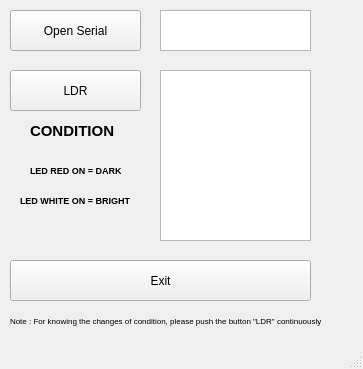
<?xml version="1.0" encoding="UTF-8"?>
<ui version="4.0">
 <class>MainWindow</class>
 <widget class="QMainWindow" name="MainWindow">
  <property name="geometry">
   <rect>
    <x>0</x>
    <y>0</y>
    <width>363</width>
    <height>369</height>
   </rect>
  </property>
  <property name="windowTitle">
   <string>MainWindow</string>
  </property>
  <property name="autoFillBackground">
   <bool>false</bool>
  </property>
  <widget class="QWidget" name="centralwidget">
   <widget class="QTextEdit" name="textEdit_LogMessage">
    <property name="geometry">
     <rect>
      <x>160</x>
      <y>10</y>
      <width>151</width>
      <height>41</height>
     </rect>
    </property>
   </widget>
   <widget class="QPushButton" name="pushButton_OpenSerial">
    <property name="geometry">
     <rect>
      <x>10</x>
      <y>10</y>
      <width>131</width>
      <height>41</height>
     </rect>
    </property>
    <property name="text">
     <string>Open Serial</string>
    </property>
   </widget>
   <widget class="QPushButton" name="pushButton_Exit">
    <property name="geometry">
     <rect>
      <x>10</x>
      <y>260</y>
      <width>301</width>
      <height>41</height>
     </rect>
    </property>
    <property name="text">
     <string>Exit</string>
    </property>
   </widget>
   <widget class="QPushButton" name="pushButton_LDR">
    <property name="geometry">
     <rect>
      <x>10</x>
      <y>70</y>
      <width>131</width>
      <height>41</height>
     </rect>
    </property>
    <property name="text">
     <string>LDR</string>
    </property>
   </widget>
   <widget class="QLabel" name="label">
    <property name="geometry">
     <rect>
      <x>30</x>
      <y>120</y>
      <width>121</width>
      <height>21</height>
     </rect>
    </property>
    <property name="font">
     <font>
      <pointsize>11</pointsize>
      <weight>75</weight>
      <bold>true</bold>
     </font>
    </property>
    <property name="text">
     <string>CONDITION </string>
    </property>
   </widget>
   <widget class="QLabel" name="label_3">
    <property name="geometry">
     <rect>
      <x>10</x>
      <y>300</y>
      <width>321</width>
      <height>41</height>
     </rect>
    </property>
    <property name="font">
     <font>
      <pointsize>6</pointsize>
      <weight>50</weight>
      <bold>false</bold>
     </font>
    </property>
    <property name="text">
     <string>Note : For knowing the changes of condition, please push the button &quot;LDR&quot; continuously</string>
    </property>
   </widget>
   <widget class="QLabel" name="label_2">
    <property name="geometry">
     <rect>
      <x>170</x>
      <y>150</y>
      <width>121</width>
      <height>31</height>
     </rect>
    </property>
    <property name="font">
     <font>
      <pointsize>14</pointsize>
      <weight>75</weight>
      <bold>true</bold>
     </font>
    </property>
    <property name="text">
     <string/>
    </property>
   </widget>
   <widget class="QTextEdit" name="textEdit_LogMessage_2">
    <property name="geometry">
     <rect>
      <x>160</x>
      <y>70</y>
      <width>151</width>
      <height>171</height>
     </rect>
    </property>
   </widget>
   <widget class="QLabel" name="label_4">
    <property name="geometry">
     <rect>
      <x>30</x>
      <y>160</y>
      <width>121</width>
      <height>21</height>
     </rect>
    </property>
    <property name="font">
     <font>
      <pointsize>7</pointsize>
      <weight>75</weight>
      <bold>true</bold>
     </font>
    </property>
    <property name="text">
     <string>LED RED ON = DARK</string>
    </property>
   </widget>
   <widget class="QLabel" name="label_5">
    <property name="geometry">
     <rect>
      <x>20</x>
      <y>190</y>
      <width>131</width>
      <height>21</height>
     </rect>
    </property>
    <property name="font">
     <font>
      <pointsize>7</pointsize>
      <weight>75</weight>
      <bold>true</bold>
     </font>
    </property>
    <property name="text">
     <string>LED WHITE ON = BRIGHT</string>
    </property>
   </widget>
  </widget>
  <widget class="QMenuBar" name="menubar">
   <property name="geometry">
    <rect>
     <x>0</x>
     <y>0</y>
     <width>363</width>
     <height>21</height>
    </rect>
   </property>
  </widget>
  <widget class="QStatusBar" name="statusbar"/>
 </widget>
 <resources/>
 <connections/>
</ui>
